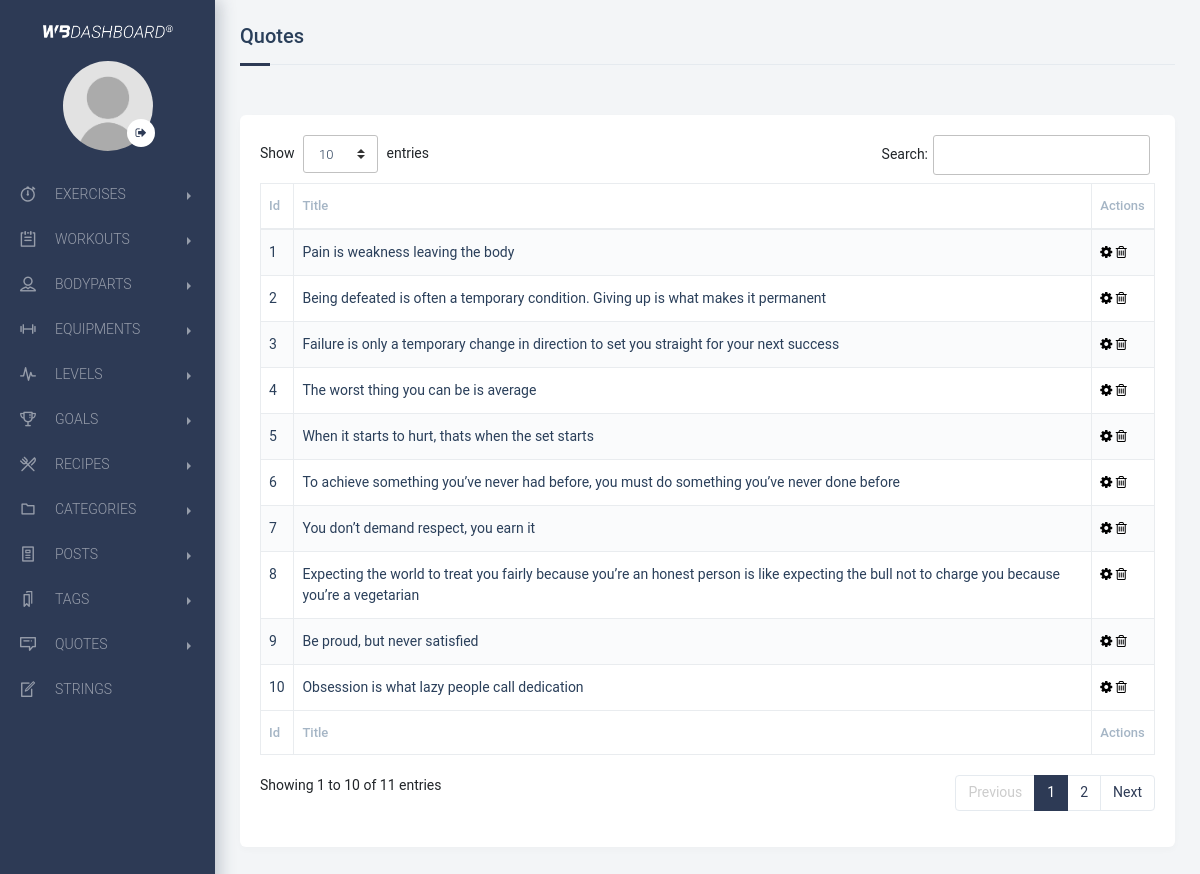
The page /backend/controller/quotes.php (signed in) on the database its author committed.
### tables this page shows
CREATE TABLE `quotes` (
  `quote_id` int(11) NOT NULL,
  `quote_title` varchar(250) NOT NULL
);

### backend/admin/functions.php (called while the page is built, shortened)
<?php
function get_all_quotes($connect)
{
    $sentence = $connect->prepare("SELECT * FROM quotes ORDER BY quote_id DESC");
    $sentence->execute();
    return $sentence->fetchAll();
}
?>

### backend/views/quotes.view.php (the view, shortened to what this page needs)
<section class="page-container">
    <div class="page-content-wrapper">
 <div class="content sm-gutter">
            <div class="container-fluid padding-25 sm-padding-10">
                <div class="row">
                    <div class="col-12">
                        <div class="section-title">
                            <h5>Quotes</h5>
                        </div>
                    </div>
<div class="col-12">
                        <div class="block table-block mb-4" style="margin-top: 20px;">
                            <div class="row">
                                <div class="table-responsive">
<table id="table_id" class="table table-striped table-bordered" cellspacing="0" width="100%" style="border-radius: 5px;">
    <thead>
            <tr>
              <th>Id</th>
                <th>Title</th>
                <th>Actions</th>
            </tr>
        </thead>
        <tfoot>
            <tr>
              <th>Id</th>
                <th>Title</th>
                <th>Actions</th>
            </tr>
        </tfoot>
        <tbody>
        <?php foreach($quotes as $quote): ?>
            <tr>
              <td><?php echo $quote['quote_id']; ?></td>
                <td><?php echo $quote['quote_title']; ?></td>
                <td>
                <a href="../controller/edit_quote.php?id=<?php echo $quote['quote_id']; ?>" style="font-size: 14px;color: #000000;"><i class="fa fa-cog"></i></a>
          <a onclick="alertdelete_<?php echo $quote['quote_id']; ?>();" style="cursor: pointer;font-size: 14px;color: #000000;"><i class="fa fa-trash-o"></i></a>
          </td>
            </tr>
        <?php endforeach; ?>
        </tbody>
</table>
</div>
</div>
</div>
</div>
</div>
</div>
</div>
</div>
</section>

### backend/assets/css/lightbox.css (style rules this page uses)
body:after { content: url(../files/close.png) url(../files/loading.gif) url(../files/prev.png) url(../files/next.png); display: none; }

### rows shown on the page
quotes: quote_id "10", quote_title "Obsession is what lazy people call dedication"
quotes: quote_id "9", quote_title "Be proud, but never satisfied"
quotes: quote_id "8", quote_title "Expecting the world to treat you fairly because you’re an honest person is like expecting the bull not to charge you because you’re a vegetarian"
quotes: quote_id "7", quote_title "You don’t demand respect, you earn it"
quotes: quote_id "6", quote_title "To achieve something you’ve never had before, you must do something you’ve never done before"
quotes: quote_id "5", quote_title "When it starts to hurt, thats when the set starts"
quotes: quote_id "4", quote_title "The worst thing you can be is average"
quotes: quote_id "3", quote_title "Failure is only a temporary change in direction to set you straight for your next success"
quotes: quote_id "2", quote_title "Being defeated is often a temporary condition. Giving up is what makes it permanent"
quotes: quote_id "1", quote_title "Pain is weakness leaving the body"
